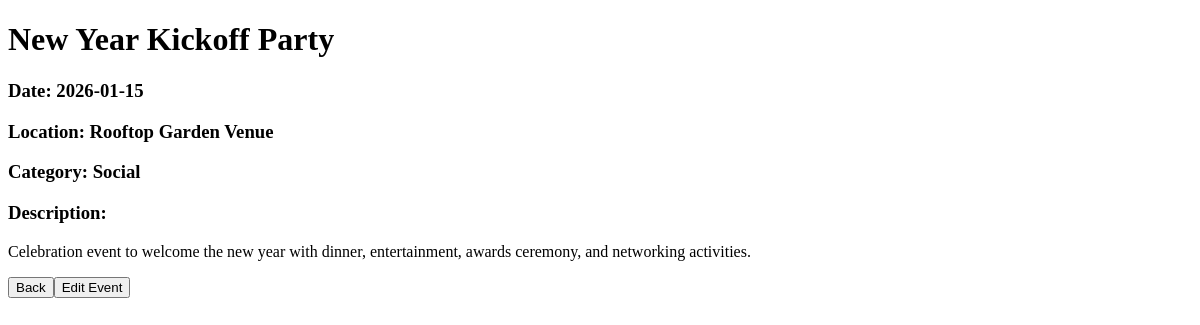
/EventDetail/1, run on the app's committed database.
### tables this page shows
CREATE TABLE events (
        id INTEGER PRIMARY KEY AUTOINCREMENT,
        title TEXT,
        date TEXT,
        location TEXT,
        category TEXT,
        description TEXT
                );

### app.py (the view)
@app.route('/EventDetail/<int:event_id>')
def event_detail(event_id):
    conn = sqlite3.connect('orgalog.db')
    cursor = conn.cursor()
    cursor.execute("SELECT * FROM events WHERE id=?", (event_id,))
    event = cursor.fetchone()
    event = {'id': event[0], 'title': event[1], 'date': event[2], 'location': event[3], 'category': event[4], 'description': event[5]}
    conn.close()
    return render_template('EventDetail.html', event=event)

### templates/EventDetail.html (shortened to what this page needs)
<!DOCTYPE html>
<html lang="en">
<head>
    <link rel="stylesheet" href="{{ url_for('static', filename='style.css') }}">
</head>
<body>
    <h1>{{ event.title}}</h1>
    <h3>Date: {{ event.date }}</h3>
    <h3>Location: {{ event.location }}</h3>
    <h3>Category: {{ event.category }}</h3>
    <h3>Description:</h3>
    <p>{{ event.description }}</p>
    <button onclick="window.location.href='/'">Back</button><button onclick="window.location.href='/EditEvent/{{ event.id }}'">Edit Event</button>
</body>
</html>

### data on the page
events: title "New Year Kickoff Party", date "2026-01-15", location "Rooftop Garden Venue", category "Social", description "Celebration event to welcome the new year with dinner, entertainment, awards ceremony, and networking activities."
